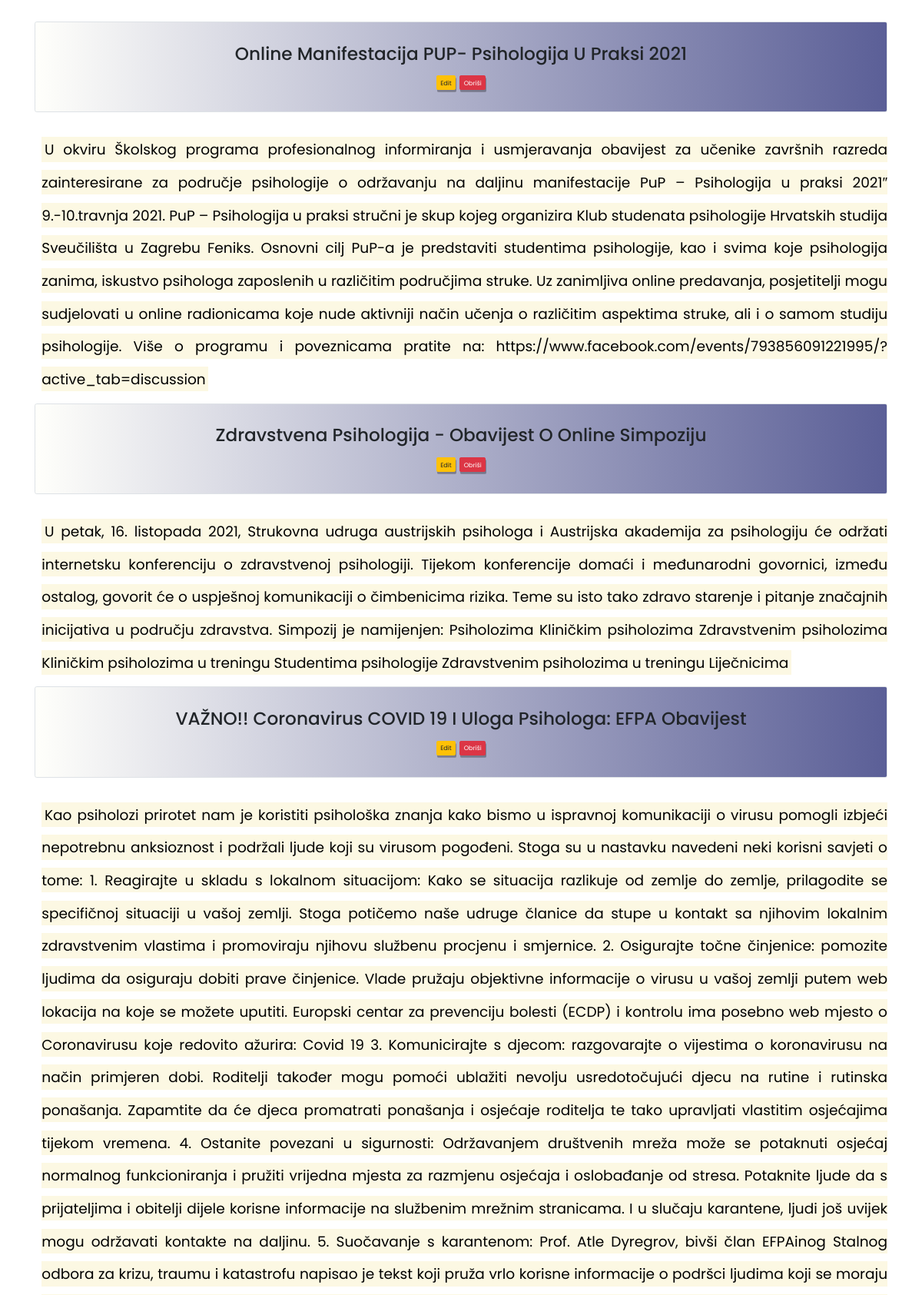
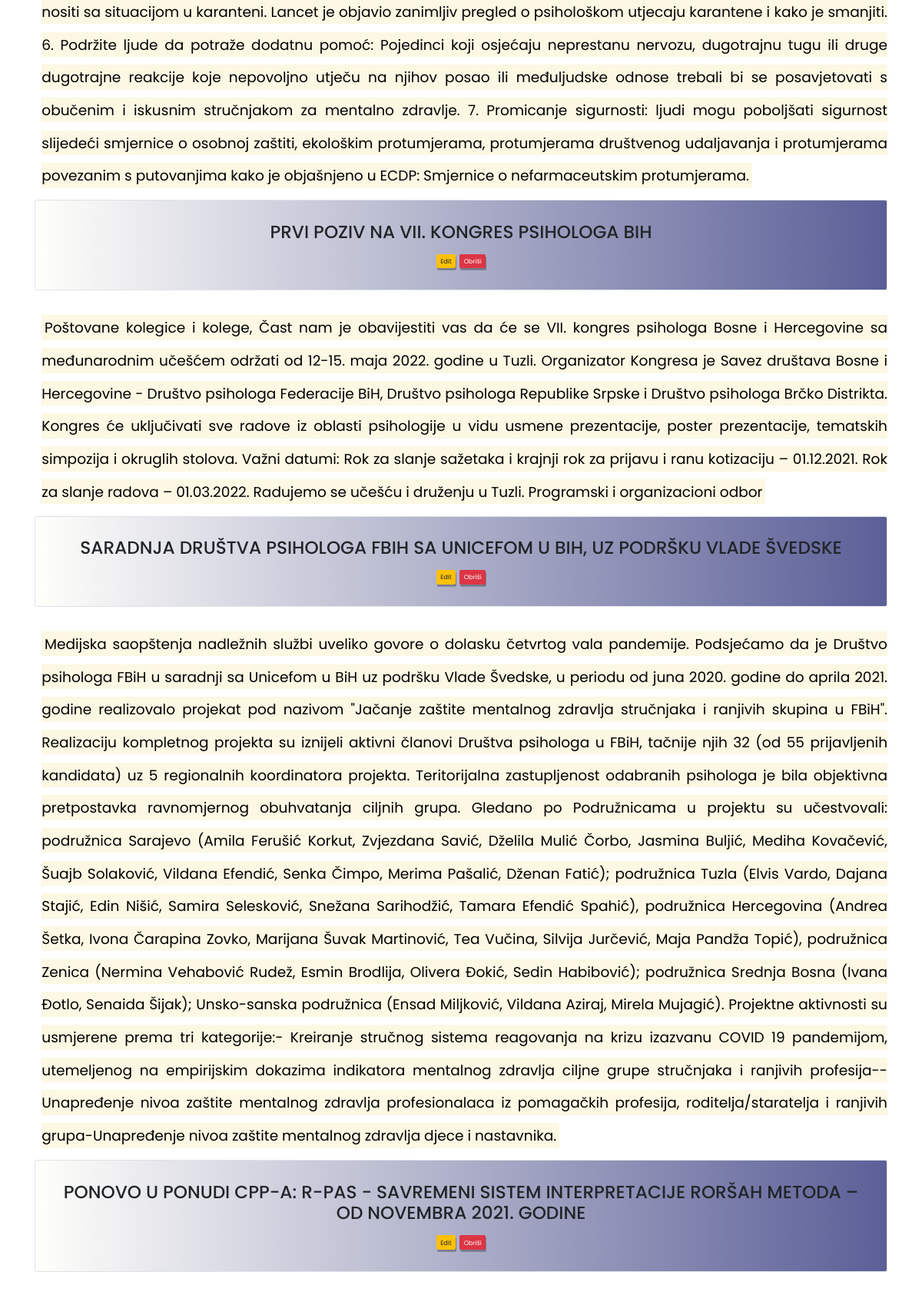
The app's page /vijesti/view.php (upper part) with its own data (2 pictures, top to bottom).
### tables this page shows
CREATE TABLE `data` (
  `id` int(11) NOT NULL,
  `title` varchar(255) NOT NULL,
  `content` longtext NOT NULL
);

### vijesti/logic.php (called while the page is built, shortened)
<?php
    $conn = mysqli_connect("localhost", "root", "", "inf_baza");
    $sql = "SELECT * FROM data";
    $query = mysqli_query($conn, $sql);
?>

### vijesti/view.php (the view, shortened to what this page needs)
<?php
    include "logic.php";
?>
<!DOCTYPE html>
<html lang="en">
<head>
<link rel="stylesheet" href="stil.css">
    <link rel="stylesheet" href="https://stackpath.bootstrapcdn.com/bootstrap/4.5.2/css/bootstrap.min.css">
</head>
<body style="background-image: url('139.jpg'); ">
   <div class="container mt-5">
        <?php foreach($query as $q){?>
            <div class="p-5 border border-bottom rounded-lg text-black text-center" style="background:linear-gradient(90deg, #FFFFFB, #5B5F97); ">
                <h1><?php echo $q['title'];?></h1>
                <div class="d-flex mt-2 justify-content-center align-items-center">
                    <a href="edit.php?id=<?php echo $q['id']?>" class="btn btn-warning btn-sm" name="edit">Edit</a>
                    <form method="POST">
                        <button class="btn btn-danger btn-sm ml-2" name="delete">Obriši</button>
                    </form>
                </div>
            </div>
            <p style="text-align: justify; line-height: 2.3" class="mt-5 pl-3" ><mark style="text-transform: none; font-size: 2rem;"><?php echo $q['content'];?></mark></p>
        <?php } ?>
   </div>
</body>
</html>

### vijesti/stil.css (style rules this page uses)
:root { --gradient: linear-gradient(90deg, #FFFFFB, #5B5F97); }
* { font-family: 'Poppins', sans-serif; margin: 0; padding: 0; box-sizing: border-box; border: none; outline: none; text-decoration: none; text-transform: capitalize; transition: all .2s linear; }
html { font-size: 58%; overflow-x: hidden; }
body { background: url('slike/139.jpg'); background-size: cover; }
.btn { padding: 1rem 3rem; font-size: 2rem; color: #fff; background: #5B5F97; margin-top: 1rem; border-radius: 12px; cursor: pointer; box-shadow: 0.1rem .3rem rgba(0, 0, 0, .3); vertical-align: center; align-content: center; position: relative; z-index: 0; overflow: hidden; }
.btn::before { content: ''; position: absolute; top: -1rem; left:-100%; background: #fff; height: 150%; width: 20%; transform: rotate(25deg); z-index: -1; }

### records on screen
data: title "Online Manifestacija PUP- Psihologija U Praksi 2021", content "U okviru Školskog programa profesionalnog informiranja i usmjeravanja obavijest za učenike završnih razreda zainteresirane za područje psihologije o održavanju na daljinu manifestacije PuP – Psihologija u praksi 2021″ 9.-10.travnja 2021. PuP – Psihologija u praksi stručni je skup kojeg organizira Klub studenata psihologije Hrvatskih studija Sveučilišta u Zagrebu Feniks. Osnovni cilj PuP-a je predstaviti studentima psihologije, kao i svima koje psihologija zanima, iskustvo psihologa zaposlenih u različitim područjima struke. Uz zanimljiva online predavanja, posjetitelji mogu sudjelovati u online radionicama koje nude aktivniji način učenja o različitim aspektima struke, ali i o samom studiju…"
data: title "Zdravstvena Psihologija - Obavijest O Online Simpoziju", content "U petak, 16. listopada 2021, Strukovna udruga austrijskih psihologa i Austrijska akademija za psihologiju će održati internetsku konferenciju o zdravstvenoj psihologiji. Tijekom konferencije domaći i međunarodni govornici, između ostalog, govorit će o uspješnoj komunikaciji o čimbenicima rizika. Teme su isto tako zdravo starenje i pitanje značajnih inicijativa u području zdravstva. Simpozij je namijenjen: Psiholozima Kliničkim psiholozima Zdravstvenim psiholozima Kliničkim psiholozima u treningu Studentima psihologije Zdravstvenim psiholozima u treningu Liječnicima"
data: title "VAŽNO!! Coronavirus COVID 19 I Uloga Psihologa: EFPA Obavijest", content "Kao psiholozi prirotet nam je koristiti psihološka znanja kako bismo u ispravnoj komunikaciji o virusu pomogli izbjeći nepotrebnu anksioznost i podržali ljude koji su virusom pogođeni. Stoga su u nastavku navedeni neki korisni savjeti o tome: 1. Reagirajte u skladu s lokalnom situacijom: Kako se situacija razlikuje od zemlje do zemlje, prilagodite se specifičnoj situaciji u vašoj zemlji. Stoga potičemo naše udruge članice da stupe u kontakt sa njihovim lokalnim zdravstvenim vlastima i promoviraju njihovu službenu procjenu i smjernice. 2. Osigurajte točne činjenice: pomozite ljudima da osiguraju dobiti prave činjenice. Vlade pružaju objektivne informacije o virusu u vašoj zemlji putem web…"
data: title "PRVI POZIV NA VII. KONGRES PSIHOLOGA BIH", content "Poštovane kolegice i kolege, Čast nam je obavijestiti vas da će se VII. kongres psihologa Bosne i Hercegovine sa međunarodnim učešćem održati od 12-15. maja 2022. godine u Tuzli. Organizator Kongresa je Savez društava Bosne i Hercegovine - Društvo psihologa Federacije BiH, Društvo psihologa Republike Srpske i Društvo psihologa Brčko Distrikta. Kongres će uključivati sve radove iz oblasti psihologije u vidu usmene prezentacije, poster prezentacije, tematskih simpozija i okruglih stolova. Važni datumi: Rok za slanje sažetaka i krajnji rok za prijavu i ranu kotizaciju – 01.12.2021. Rok za slanje radova – 01.03.2022. Radujemo se učešću i druženju u Tuzli. Programski i organizacioni odbor"
data: title "SARADNJA DRUŠTVA PSIHOLOGA FBIH SA UNICEFOM U BIH, UZ PODRŠKU VLADE ŠVEDSKE", content "Medijska saopštenja nadležnih službi uveliko govore o dolasku četvrtog vala pandemije. Podsjećamo da je Društvo psihologa FBiH u saradnji sa Unicefom u BiH uz podršku Vlade Švedske, u periodu od juna 2020. godine do aprila 2021. godine realizovalo projekat pod nazivom \"Jačanje zaštite mentalnog zdravlja stručnjaka i ranjivih skupina u FBiH\". Realizaciju kompletnog projekta su iznijeli aktivni članovi Društva psihologa u FBiH, tačnije njih 32 (od 55 prijavljenih kandidata) uz 5 regionalnih koordinatora projekta. Teritorijalna zastupljenost odabranih psihologa je bila objektivna pretpostavka ravnomjernog obuhvatanja ciljnih grupa. Gledano po Podružnicama u projektu su učestvovali: podružnica…"
data: title "PONOVO U PONUDI CPP-A: R-PAS - SAVREMENI SISTEM INTERPRETACIJE RORŠAH METODA – OD NOVEMBRA 2021. GODINE"
